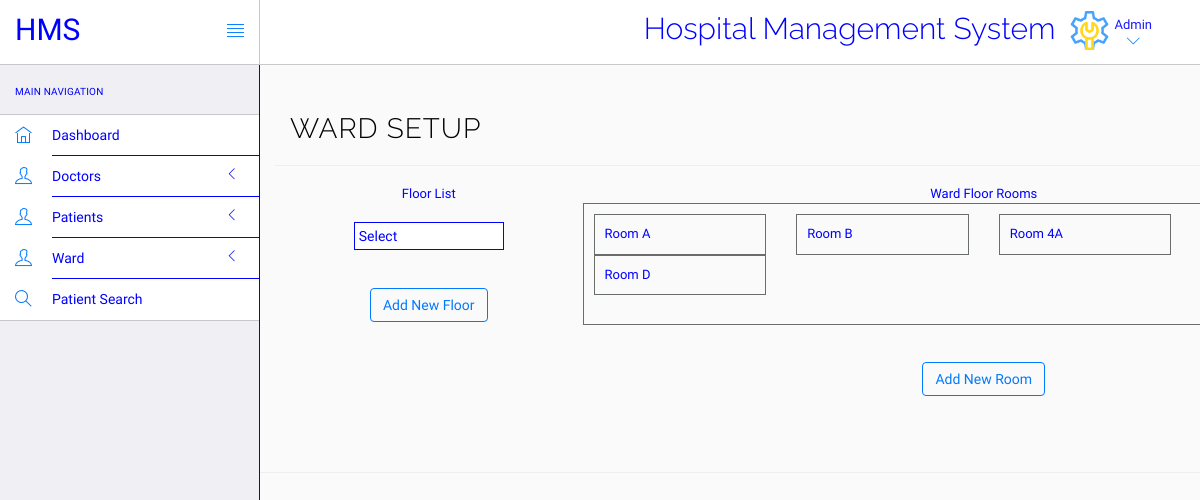
The app's page /login/admin/add-ward.php (signed in) with its own data.
### tables this page shows
CREATE TABLE `rooms` (
  `room_id` int(11) NOT NULL,
  `room_name` varchar(20) NOT NULL,
  `floor_id` int(11) NOT NULL
);

### login/admin/add-ward.php (the view, shortened to what this page needs)
<?php
include('include/config.php');
 function fill_rooms($con)
 {
      $output = '';
      $sql = "SELECT * FROM rooms";
      $result = mysqli_query($con, $sql);
      while($row = mysqli_fetch_array($result))
      {
           $output .= '<div class="col-md-3">';
           $output .= '<div style="border:1px solid #6a6e6a; padding:10px;">'.$row["room_name"].'';
           $output .=     '</div>';
           $output .=     '</div>';
      }
      return $output;
 }
?>
<!DOCTYPE html>
<html lang="en">
	<head>
		<link rel="stylesheet" href="vendor/bootstrap/css/bootstrap.min.css">
		<link rel="stylesheet" href="vendor/fontawesome/css/font-awesome.min.css">
		<link rel="stylesheet" href="vendor/themify-icons/themify-icons.min.css">
		<link rel="stylesheet" href="assets/css/styles.css">
		<link rel="stylesheet" href="assets/css/plugins.css">
		<link rel="stylesheet" href="assets/css/themes/theme-1.css" id="skin_color" />
	</head>
	<body>
<div id="app">
	<div class="sidebar app-aside" id="sidebar">
			<div class="sidebar-container perfect-scrollbar">
<nav>
	<div class="navbar-title">
							<span>Main Navigation</span>
						</div>
						<ul class="main-navigation-menu">
							<li>
								<a href="dashboard.php">
									<div class="item-content">
										<div class="item-media">
											<i class="ti-home"></i>
										</div>
										<div class="item-inner">
											<span class="title"> Dashboard </span>
										</div>
									</div>
								</a>
							</li>
							<li>
								<a href="javascript:void(0)">
									<div class="item-content">
										<div class="item-media">
											<i class="ti-user"></i>
										</div>
										<div class="item-inner">
											<span class="title"> Doctors </span><i class="icon-arrow"></i>
										</div>
									</div>
								</a>
								</li>
								<li>
								<a href="javascript:void(0)">
									<div class="item-content">
										<div class="item-media">
											<i class="ti-user"></i>
										</div>
										<div class="item-inner">
											<span class="title"> Patients </span><i class="icon-arrow"></i>
										</div>
									</div>
								</a>
								</li>
								<li>
								<a href="javascript:void(0)">
									<div class="item-content">
										<div class="item-media">
											<i class="ti-user"></i>
										</div>
										<div class="item-inner">
											<span class="title"> Ward </span><i class="icon-arrow"></i>
										</div>
									</div>
								</a>
								</li>
								<li>
								<a href="patient-search.php">
									<div class="item-content">
										<div class="item-media">
											<i class="ti-search"></i>
										</div>
										<div class="item-inner">
											<span class="title"> Patient Search </span>
										</div>
									</div>
								</a>
							</li>
						</ul>
					</nav>
					</div>
			</div>
			<div class="app-content">
					<header class="navbar navbar-default navbar-static-top">
					<div class="navbar-header">
						<a class="navbar-brand" href="#">
							<h2 style="padding-top:20%;font-family:Numans;">HMS</h2>
						</a>
						<a href="#" class="sidebar-toggler pull-right visible-md visible-lg" data-toggle-class="app-sidebar-closed" data-toggle-target="#app">
							<i class="ti-align-justify"></i>
						</a>
					</div>
					<div class="navbar-collapse collapse">
						<ul class="nav navbar-right">
								<li  style="padding-top:2%;font-family:Numans;">
								<h2>Hospital Management System</h2>
							</li>
							<li class="dropdown current-user">
								<a href class="dropdown-toggle" data-toggle="dropdown">
									<img src="assets/images/admin.png" > <span class="username">Admin<i class="ti-angle-down"></i></span>
								</a>
							</li>
						</ul>
							</div>
						</header>
				<div class="main-content container" >
					<div class="wrap-content container">
						<section id="page-title">
								<div class="col-sm-8">
									<h1 style="color: black;" class="mainTitle">Ward setup </h1>
								</div>
						</section>
						<div class="container">
						<div class="row">
						<div class="col-md-3">
						<br>
							<center> Floor List
							<br>
							<br>
							<select name="floor" id="floor" style="width:150px;">
							<option value="" >Select </option>
							</select>
							<br>
							<br>
							<br>
							<button type="button" class="btn btn-o btn-primary" data-toggle="modal" data-target="#myModal"> Add New Floor</button>
					</center>
					</div>
						<div class="col-md-9">
						<br>
						<center> Ward Floor Rooms </center>
						<div style="border:1px solid #6a6e6a; padding:10px;">
							<div class="row" id="show_room">
								<?php echo fill_rooms($con);?>
							</div>
							<br>
						</div>	<br> <br>
						<center>
							<button type="button" class="btn btn-o btn-primary" data-toggle="modal" data-target="#myModal1"> Add New Room</button>
					</center>
				</div>
						</div>
						</div>
						</div>
</div>
		</div>
<hr>
					</div>
 </body>
 </html>

### login/admin/assets/css/plugins.css (style rules this page uses)
* { margin: 0px; padding: 0px; box-sizing: border-box; font-family:Numans; }
.perfect-scrollbar { overflow-y: hidden !important; }

### login/admin/assets/css/themes/theme-1.css (style rules this page uses)
body { background: #FAFAFA; }
header .navbar-header { background: #ffffff !important; border-right-color: #c8c7cc !important; border-bottom-color: #c8c7cc !important; }
header .navbar-header .sidebar-toggler, header .navbar-header .sidebar-mobile-toggler { color: #007aff !important; }
header .navbar-header .navbar-brand { color: blue !important; }
header .navbar-collapse { background: #ffffff !important; border-bottom-color: #c8c7cc !important; box-shadow: none !important; }
header .navbar-collapse .navbar-right > li > a { color: blue; }
header .navbar-collapse .navbar-right > li > a i { color: #007aff !important; }
#sidebar { background: #EFEFF4 !important; }
#sidebar:before { border-right-width: "1px" !important; border-right-style: solid; border-right-color: #c8c7cc !important; }
#sidebar nav { border-right-width: "1px" !important; border-right-style: solid; border-right-color:blue !important; }
#sidebar nav .navbar-title { color:blue; }
#sidebar nav > ul { background: #ffffff !important; border-bottom-color: #c8c7cc !important; border-top-color: #c8c7cc !important; }
#sidebar nav > ul > li > a .item-media > i { color: #007aff !important; }
#sidebar nav > ul > li > a .item-inner { color:blue!important; border-bottom-color:blue; }

### records on screen
rooms: room_name "Room A"
rooms: room_name "Room B"
rooms: room_name "Room 4A"
rooms: room_name "Room D"
